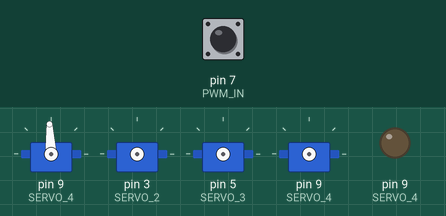
Bench run of a program on a simulated Arduino Nano, built with avr-gcc and run on an emulated ATmega328P. On the bench: 4 × servo, output pins drawn as LEDs (lit = HIGH). Inputs (shaded band) come from the test bench; at power-on: pin 7 (PWM_IN) HIGH. What the program prints to the serial monitor is not drawn.

Above: at 5.2 s.
5.3 s: pin 7 (PWM_IN) pulled LOW for 0.15 s
At 6.3 s:
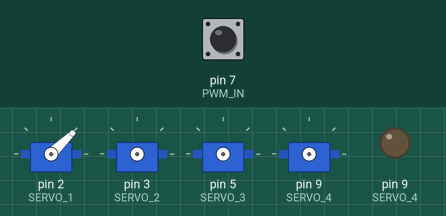
6.9 s: pin 7 (PWM_IN) pulled LOW for 1 s
9.4 s: pin 7 (PWM_IN) pulled LOW for 0.15 s
11.0 s: pin 7 (PWM_IN) pulled LOW for 3.2 s
Timing chart, 0 to 14.0 s (numbered marks = the images above; inputs shaded):
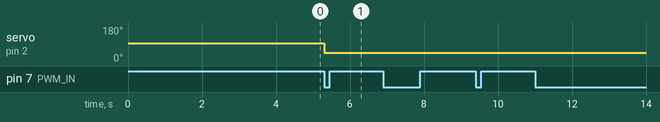

The program:

main.cpp
```cpp
#include <Arduino.h>

#include "dropper.h"
//#include "pwm.h"
#include "params.h"
#include "pins.h"

uint8_t i = 0;

bool lastState = 0;
bool state = 0;

uint64_t currentMillis = 0;

void setup() {
    pinMode(PWM_IN, INPUT_PULLUP);
    //Pwm::enable();
    Dropper::attach();
    Dropper::arm();
    Serial.begin(9600);
}

void loop() {

    currentMillis = millis();

    state = digitalRead(PWM_IN);

    if(state == 0 && lastState == 1){
        i++;
        Dropper::drop(i);
    }

    Serial.println(i);
    Serial.println(state);
    Serial.println(lastState);
    Serial.println("--------");

    lastState = state;

    /*
    if (Pwm::isAvailable() && Pwm::checkTrigger()) {
        i++;
        Pwm::disable();
        Dropper::drop(i);
        //delay(3000);
        Pwm::enable();
    }
    */
    delay(50);
}
```

params.h
```cpp
#pragma once

// Parameters
#define DROP_TIMEOUT 3000
#define ARM_TIMEOUT 3000

#define LOCKED_SERVO_US 1500
#define UNLOCKED_SERVO_US 1000

#define LED_COUNT 24

//
#define BLINK_DEL_MS 20
#define HSV_BUMP 5000
```

dropper.cpp
```cpp
#include "dropper.h"

#include <Servo.h>

#include "params.h"
#include "pins.h"

Servo _servo1, _servo2, _servo3, _servo4;

void armOne(Servo s, uint8_t n);

void Dropper::attach() {


    pinMode(SERVO_1, OUTPUT);
    pinMode(SERVO_2, OUTPUT);
    pinMode(SERVO_3, OUTPUT);
    pinMode(SERVO_4, OUTPUT);
}

void Dropper::arm(){
    armOne(_servo1, SERVO_1);
    //log_i("Armed SwarmKiller: 1");
    armOne(_servo2, SERVO_2);
    //log_i("Armed SwarmKiller: 2");
    armOne(_servo3, SERVO_3);
    //log_i("Armed SwarmKiller: 3");
    armOne(_servo4, SERVO_4);
    //log_i("Armed SwarmKiller: 4");
    //log_i("All SwarmKillers armed !");
}

void Dropper::drop(uint8_t i) {

    switch (i) {
        case 1:
            _servo1.attach(SERVO_1);
            _servo1.writeMicroseconds(UNLOCKED_SERVO_US);
            //log_i("Dropped SwarmKiller: 1");
            delay(1000);
            _servo1.detach();
            break;
        case 2:
            _servo2.attach(SERVO_2);
            _servo2.writeMicroseconds(UNLOCKED_SERVO_US);
            //log_i("Dropped SwarmKiller: 2");
            delay(1000);
            _servo2.detach();
            break;
        case 3:
            _servo3.attach(SERVO_3);
            _servo3.writeMicroseconds(UNLOCKED_SERVO_US);
            //log_i("Dropped SwarmKiller: 3");
            delay(1000);
            _servo3.detach();
            break;
        case 4:
            _servo4.attach(SERVO_4);
            _servo4.writeMicroseconds(UNLOCKED_SERVO_US);
            //log_i("Dropped SwarmKiller: 4");
            delay(1000);
            _servo4.detach();
            break;
        default:
            //log_e("No SwarmKillers present. Cannot drop...");
            break;
    }
}

void armOne(Servo s, uint8_t n){
    s.attach(n);
    s.writeMicroseconds(LOCKED_SERVO_US);
    delay(1000);
    s.detach();
}
```

dropper.h
```cpp
#pragma once

#include <Arduino.h>

namespace Dropper {
    void attach();
    void arm();
    void drop(uint8_t i);

}
```

pwm.cpp
```cpp
#include "pwm.h"

#include "pins.h"

volatile uint8_t _pin = PWM_IN;
volatile uint8_t _flag = false;

volatile uint16_t _val = 0;

volatile uint64_t _currentMicros = 0;
volatile uint64_t _pulseStartMicros = 0;

void isrRising(void);
void isrFalling(void);

void Pwm::enable() {
    _flag = false;
    attachInterrupt(_pin, isrRising, RISING);
}

void Pwm::disable() {
    _flag = false;
    detachInterrupt(_pin);
}

bool Pwm::checkTrigger() {
    return _flag;
}

bool Pwm::isAvailable() {
    // Ensuring pwm value is correct and up to date
    if ((micros() - _currentMicros) < 100000 && _val > 950 && _val < 2050) {
        return true;
    } else
        return false;
}

uint16_t Pwm::getUs() {
    return _val;
}

void isrRising(void) {
    // Rising edge. Start counting the pwm frame length
    _currentMicros = micros();
    _pulseStartMicros = _currentMicros;

    // Prepare interupt for detecting the falling edge
    detachInterrupt(_pin);
    attachInterrupt(_pin, isrFalling, FALLING);
}

void isrFalling(void) {
    // Falling edge. Stop counting pwm frame length
    _currentMicros = micros();
    _val = _currentMicros - _pulseStartMicros;

    // Get back to default interrupt configuration
    detachInterrupt(_pin);
    attachInterrupt(_pin, isrRising, RISING);

    if (_val > 1500 && _val < 2100) {  // setting a flag to remember trigger state
        _flag = true;
    }
}
```

pwm.h
```cpp
#pragma once

#include <Arduino.h>

namespace Pwm {
void enable();
void disable();

bool checkTrigger();

uint16_t getUs();
bool isAvailable();
}  // namespace Pwm
```

pins.h
```cpp
#pragma once

// Pin definitions

#define SERVO_1 2
#define SERVO_2 3
#define SERVO_3 5
#define SERVO_4 9

//#define RX 13

#define PWM_IN 7

#define NEOPIXEL1 12
#define NEOPIXEL2 14
#define NEOPIXEL3 27

#define NEOPIXEL4 5
#define NEOPIXEL5 18
#define NEOPIXEL6 19
```

Measured:
- after the input at 5.3 s, servo on pin 2 (SERVO_1): 93° → 44° at once
